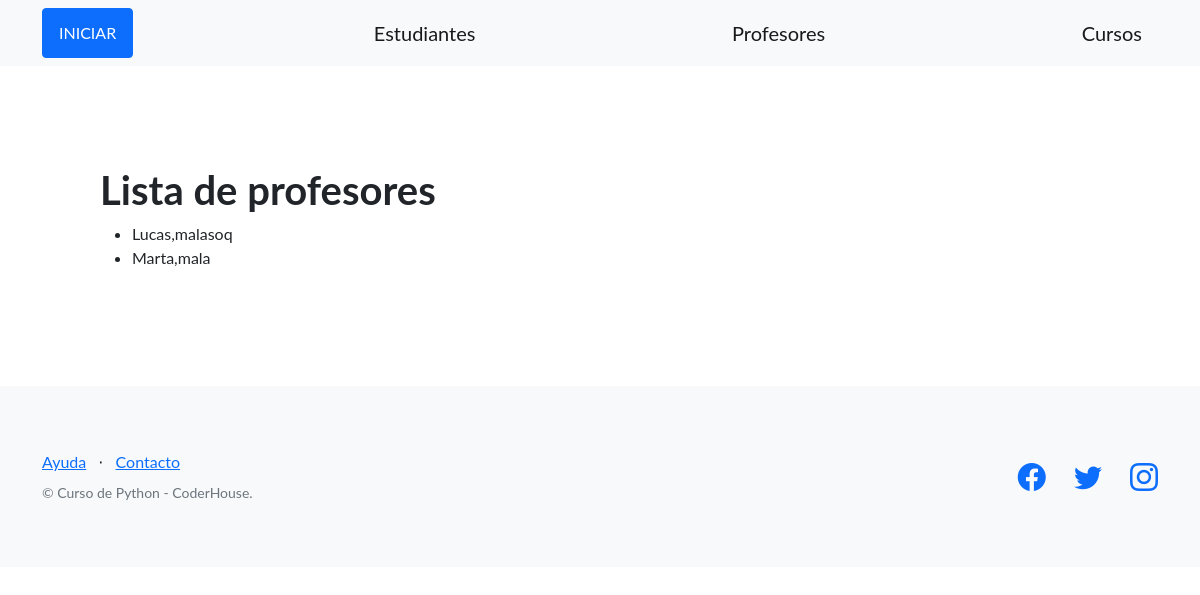
The page /profesores/ on the database its author committed.
### AppCoder/models.py (models this page shows, shortened)
class Profesor(models.Model):
    nombre = models.CharField(max_length=256)
    apellido = models.CharField(max_length=256)
    dni = models.CharField(max_length=32)
    email = models.EmailField()
    fecha_nacimiento = models.DateField(default=0)
    profesion = models.CharField(max_length=128)
    bio = models.TextField(default=123)

### AppCoder/views.py (the view)
# urls.py: path('profesores/', listar_profesores, name="listar_profesores"),
def listar_profesores(request):
    contexto1= {
        'profesores': Profesor.objects.all()
    }
    return render(
    request=request,
    template_name='AppCoder/lista_profesores.html',
    context=contexto1,
    )

### AppCoder/templates/AppCoder/lista_profesores.html
{% extends "AppCoder/base.html" %}
{% block contenido %}
<section>
  <div>
    <h1>Lista de profesores</h1>
    <ul>
      {% for prof in profesores %}
      <li>{{prof.nombre}},{{prof.apellido}}</li>
      {% endfor %}
    </ul>
  </div>
</section>
{% endblock contenido %}

### rows shown on the page
Profesor: nombre "Lucas", apellido "malasoq"
Profesor: nombre "Marta", apellido "mala"
